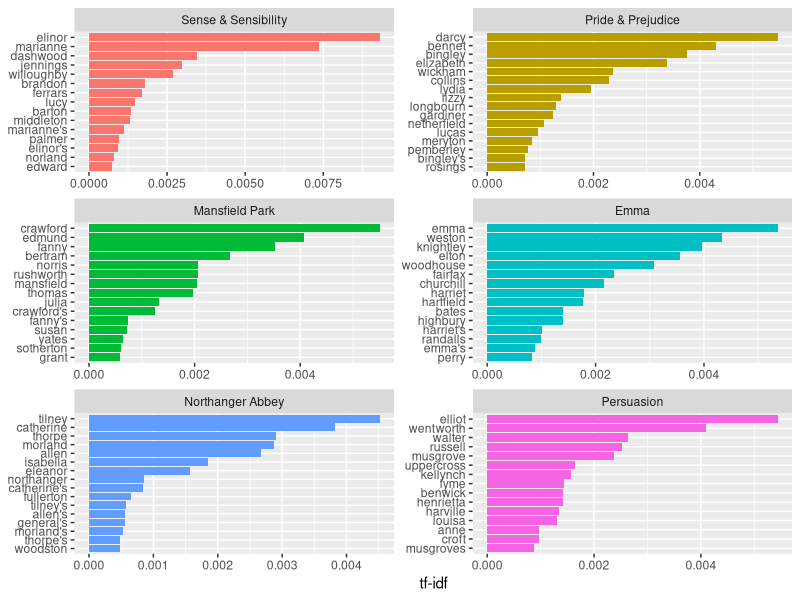

Reproduce this figure in R.
## ---- chunk 1
library(tidyverse)
library(janeaustenr)
library(tidytext)

book_words <- austen_books() %>%
  unnest_tokens(word, text) %>%
  count(book, word, sort = TRUE)

total_words <- book_words %>% 
  group_by(book) %>% 
  summarize(total = sum(n))

book_words <- left_join(book_words, total_words)

book_words
## ---- chunk 2
summary(austen_books())
## ---- chunk 3
freq_by_rank <- book_words %>% 
  group_by(book) %>% 
  mutate(rank = row_number(), 
         `term frequency` = n/total)


book_words <- book_words %>%
  bind_tf_idf(word, book, n)

book_words

book_words %>%
  select(-total) %>%
  arrange(desc(tf_idf))
## ---- chunk 4
book_words %>%
  arrange(desc(tf_idf)) %>%
  mutate(word = factor(word, levels = rev(unique(word)))) %>% 
  group_by(book) %>% 
  top_n(15) %>% 
  ungroup() %>%
  ggplot(aes(word, tf_idf, fill = book)) +
  geom_col(show.legend = FALSE) +
  labs(x = NULL, y = "tf-idf") +
  facet_wrap(~book, ncol = 2, scales = "free") +
  coord_flip()
